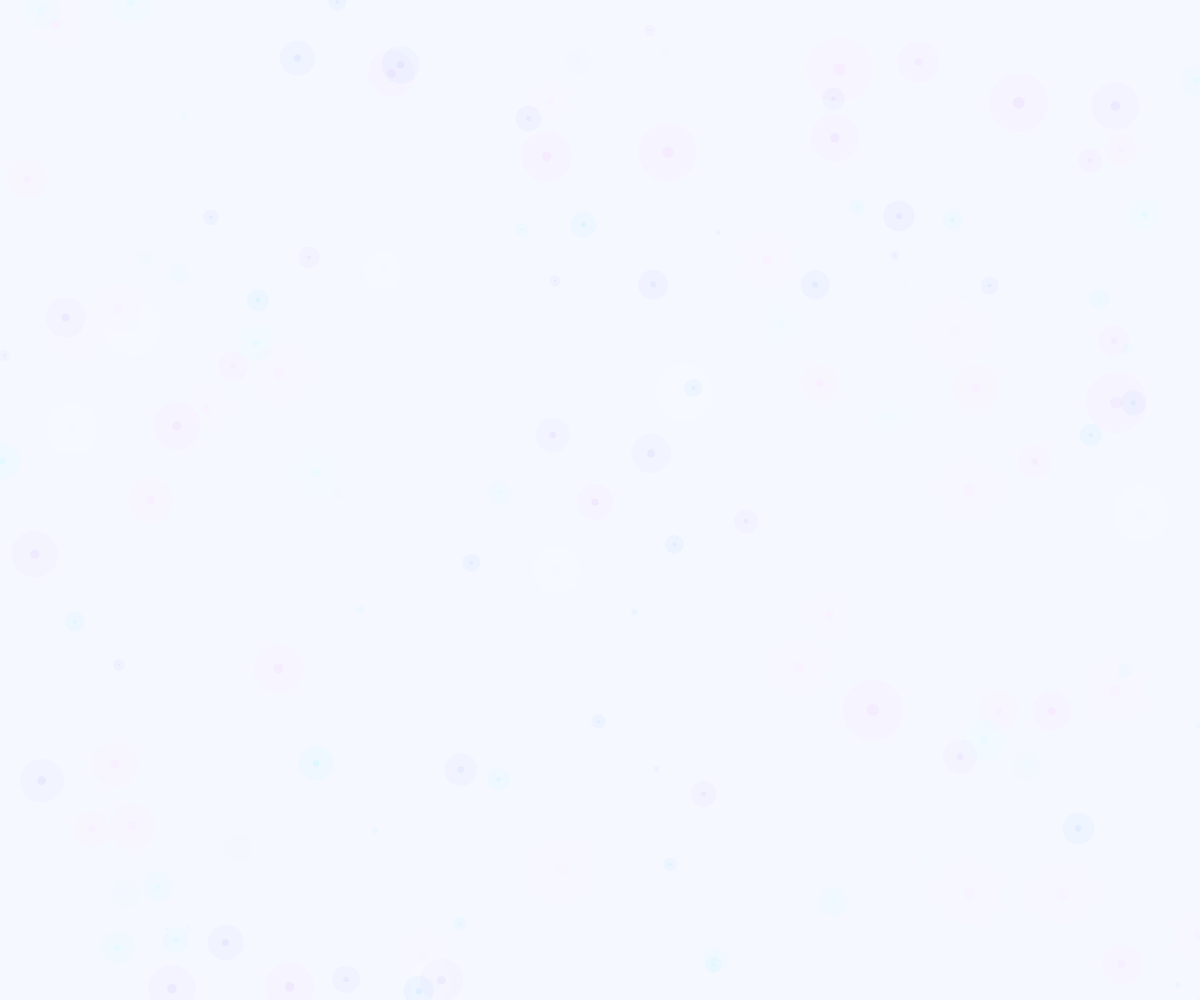
Frame 1 (no input)
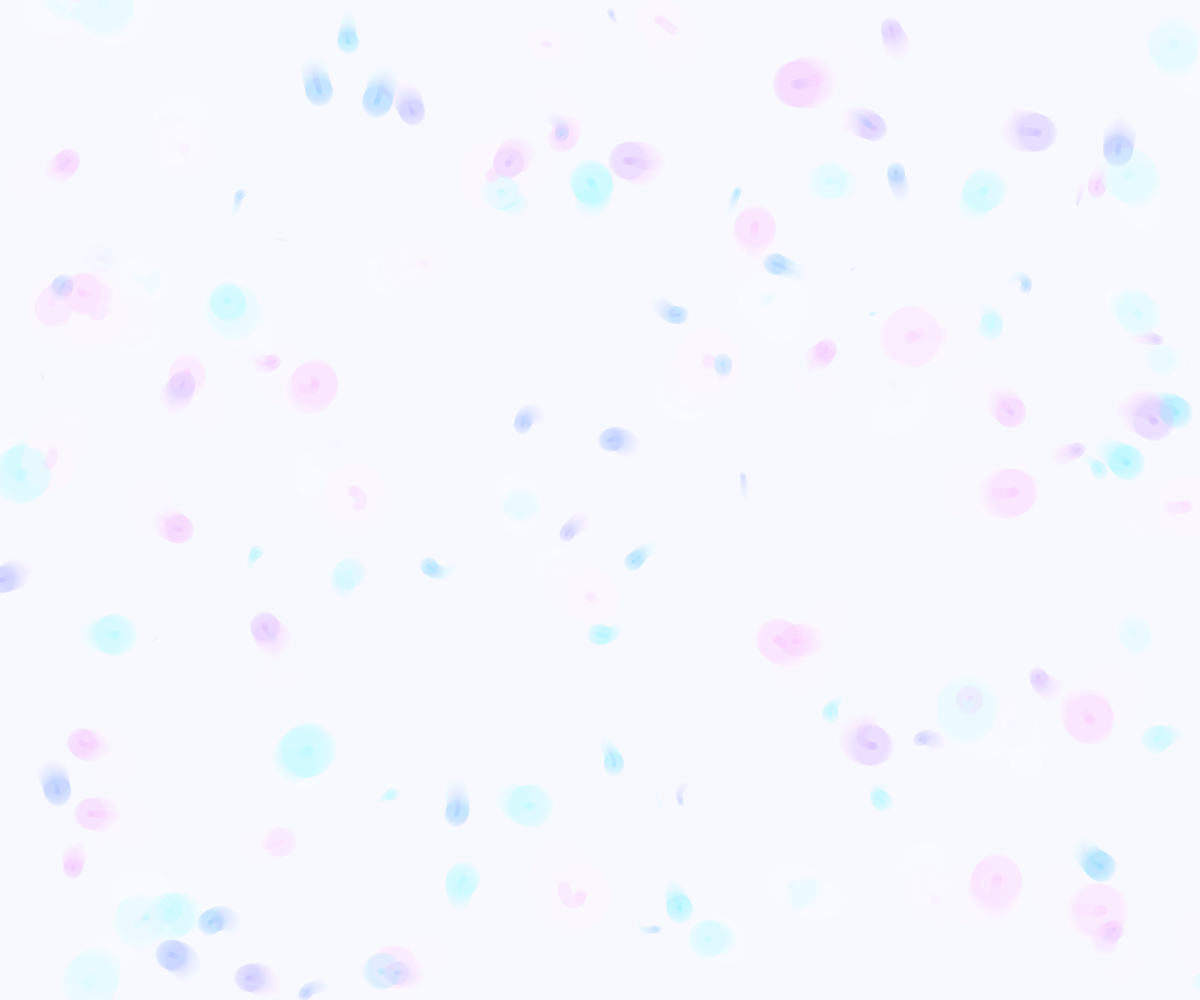
Frame 60 (no input)
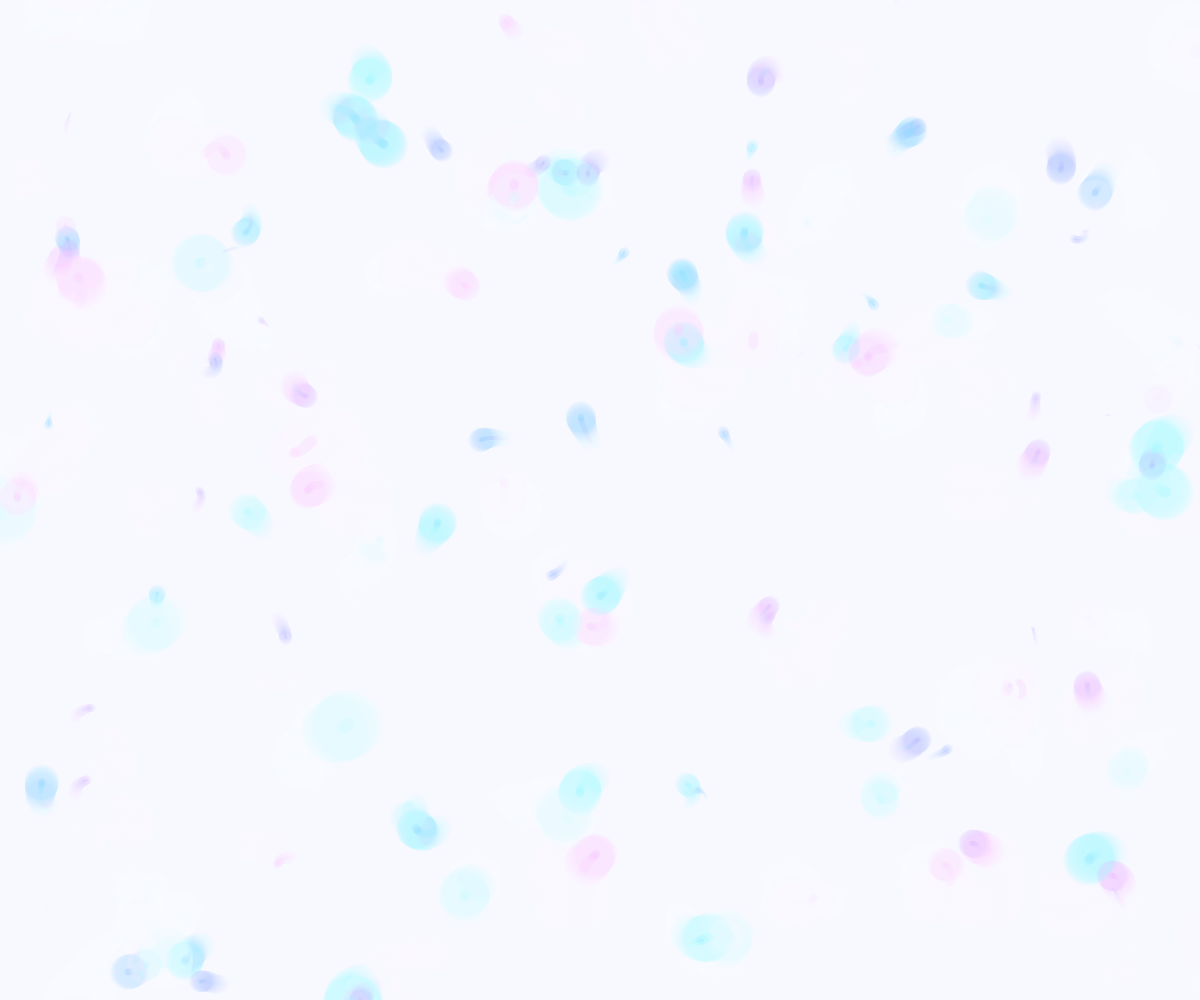
Frame 120 (the mouse pressed at the canvas centre since frame 60)

The p5.js sketch that drew these frames (run headless with seeded random() and noise() and a simulated clock; from frame 60 on, the mouse is pressed at the canvas centre):

// p5.js sketch
// ── sketch.js
let grains = [];

function setup() {
  createCanvas(windowWidth, windowHeight);
  // 粒子ではなく「粒（grain）」、形を持たない思考の断片
  for (let i = 0; i < 150; i++) {
    grains.push(new MistGrain());
  }
  background(245, 248, 255); // ほぼ真っ白に近い、淡いブルーの空気感
}

function draw() {
  // 過去を消しすぎず、かといって固執もしない、絶妙な「忘れ方」
  background(245, 248, 255, 15); 

  grains.forEach(g => {
    g.update();
    g.display();
  });
}

class MistGrain {
  constructor() {
    this.pos = createVector(random(width), random(height));
    this.vel = createVector(0, 0);
    this.t = random(100); // 各粒子の「固有の時間」
    this.baseSize = random(10, 50);
  }

  update() {
    // 【不整合の極致：パーリンノイズによる流体的な迷い】
    // 直線的な論理（整合性）を捨て、見えない空気の揺らぎに身を任せる
    let n = noise(this.pos.x * 0.005, this.pos.y * 0.005, frameCount * 0.005);
    let angle = map(n, 0, 1, 0, TWO_PI * 4);
    
    this.vel.x = cos(angle);
    this.vel.y = sin(angle);
    this.pos.add(this.vel.mult(0.8)); // ゆっくりと、目的なく漂う

    // 画面外に出ても、どこからともなく戻ってくる（執着のなさ）
    if (this.pos.x < -100) this.pos.x = width + 100;
    if (this.pos.x > width + 100) this.pos.x = -100;
    if (this.pos.y < -100) this.pos.y = height + 100;
    if (this.pos.y > height + 100) this.pos.y = -100;
  }

  display() {
    // 【低密度の表現：輪郭のない色彩】
    // 境界線を排除し、色そのものが空間に溶け出す
    noStroke();
    let r = 200 + sin(frameCount * 0.01 + this.t) * 55;
    let g = 220 + cos(frameCount * 0.01 + this.t) * 35;
    let b = 255;
    
    // 呼吸するように大きさが変わる（内受容感覚への同期）
    let s = this.baseSize + sin(frameCount * 0.02 + this.t) * 20;
    
    fill(r, g, b, 20); // 極めて薄い透明度
    circle(this.pos.x, this.pos.y, s);
    
    // 芯のない、光の粒子のような中心点
    fill(r, g, b, 40);
    circle(this.pos.x, this.pos.y, s * 0.2);
  }
}
